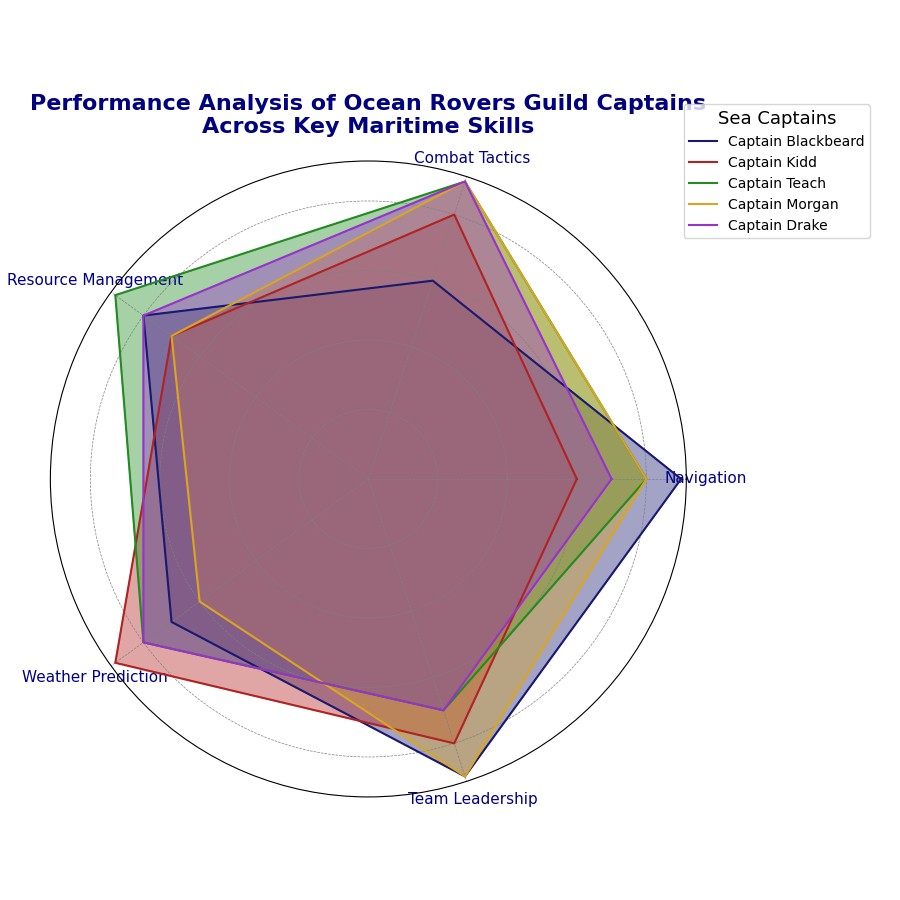

Here is the Python script that generated this plot:
import matplotlib.pyplot as plt
import numpy as np

categories = ['Navigation', 'Combat Tactics', 'Resource Management', 'Weather Prediction', 'Team Leadership']
num_vars = len(categories)

# Altered data for each sea captain, values out of a score of 10
captain_blackbeard = [9, 6, 8, 7, 9]
captain_kidd = [6, 8, 7, 9, 8]
captain_teach = [8, 9, 9, 8, 7]
captain_morgan = [8, 9, 7, 6, 9]
captain_drake = [7, 9, 8, 8, 7]

# Extend the data to close the radar chart
captains = [captain_blackbeard, captain_kidd, captain_teach, captain_morgan, captain_drake]
for captain in captains:
    captain += captain[:1]

angles = np.linspace(0, 2 * np.pi, num_vars, endpoint=False).tolist()
angles += angles[:1]

fig, ax = plt.subplots(figsize=(9, 9), subplot_kw=dict(polar=True))

def plot_radar(data, label, color):
    ax.fill(angles, data, color=color, alpha=0.4)
    ax.plot(angles, data, label=label, color=color, linewidth=1.5)

plot_radar(captain_blackbeard, 'Captain Blackbeard', 'midnightblue')
plot_radar(captain_kidd, 'Captain Kidd', 'firebrick')
plot_radar(captain_teach, 'Captain Teach', 'forestgreen')
plot_radar(captain_morgan, 'Captain Morgan', 'goldenrod')
plot_radar(captain_drake, 'Captain Drake', 'darkorchid')

ax.set_yticklabels([])
ax.set_xticks(angles[:-1])
ax.set_xticklabels(categories, fontsize=11, color='darkblue')
plt.title('Performance Analysis of Ocean Rovers Guild Captains\nAcross Key Maritime Skills', fontsize=16, fontweight='bold', pad=20, color='navy')

ax.legend(loc='upper right', bbox_to_anchor=(1.3, 1.1), fontsize=10, title='Sea Captains', title_fontsize='13', frameon=True)
plt.tight_layout()
plt.grid(color='gray', linestyle='--', linewidth=0.5)

plt.show()
